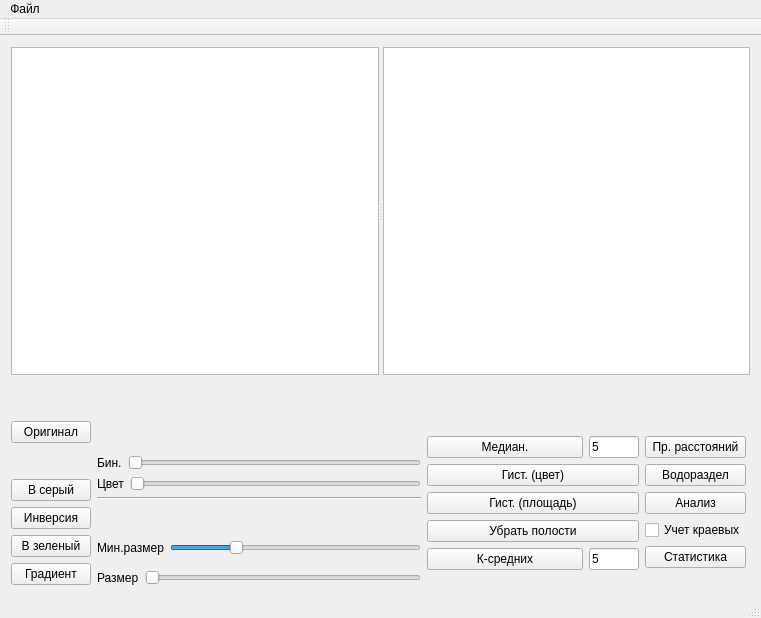
<?xml version="1.0" encoding="UTF-8"?>
<ui version="4.0">
 <class>MainWindow</class>
 <widget class="QMainWindow" name="MainWindow">
  <property name="geometry">
   <rect>
    <x>0</x>
    <y>0</y>
    <width>761</width>
    <height>618</height>
   </rect>
  </property>
  <property name="sizePolicy">
   <sizepolicy hsizetype="Expanding" vsizetype="Expanding">
    <horstretch>1</horstretch>
    <verstretch>1</verstretch>
   </sizepolicy>
  </property>
  <property name="windowTitle">
   <string>MainWindow</string>
  </property>
  <widget class="QWidget" name="centralWidget">
   <layout class="QVBoxLayout" name="verticalLayout_8">
    <item>
     <layout class="QVBoxLayout" name="verticalLayout_7">
      <item>
       <widget class="QSplitter" name="splitter">
        <property name="orientation">
         <enum>Qt::Horizontal</enum>
        </property>
        <widget class="QGraphicsView" name="srcGrView">
         <property name="enabled">
          <bool>true</bool>
         </property>
         <property name="sizePolicy">
          <sizepolicy hsizetype="Expanding" vsizetype="Expanding">
           <horstretch>1</horstretch>
           <verstretch>1</verstretch>
          </sizepolicy>
         </property>
         <property name="maximumSize">
          <size>
           <width>1600</width>
           <height>900</height>
          </size>
         </property>
         <property name="verticalScrollBarPolicy">
          <enum>Qt::ScrollBarAlwaysOff</enum>
         </property>
         <property name="horizontalScrollBarPolicy">
          <enum>Qt::ScrollBarAlwaysOff</enum>
         </property>
         <property name="sizeAdjustPolicy">
          <enum>QAbstractScrollArea::AdjustToContents</enum>
         </property>
         <property name="interactive">
          <bool>true</bool>
         </property>
         <property name="alignment">
          <set>Qt::AlignCenter</set>
         </property>
         <property name="dragMode">
          <enum>QGraphicsView::NoDrag</enum>
         </property>
         <property name="transformationAnchor">
          <enum>QGraphicsView::AnchorViewCenter</enum>
         </property>
         <property name="resizeAnchor">
          <enum>QGraphicsView::AnchorViewCenter</enum>
         </property>
        </widget>
        <widget class="QGraphicsView" name="dstGrView">
         <property name="sizePolicy">
          <sizepolicy hsizetype="Expanding" vsizetype="Expanding">
           <horstretch>1</horstretch>
           <verstretch>1</verstretch>
          </sizepolicy>
         </property>
         <property name="maximumSize">
          <size>
           <width>1600</width>
           <height>900</height>
          </size>
         </property>
         <property name="baseSize">
          <size>
           <width>0</width>
           <height>0</height>
          </size>
         </property>
         <property name="verticalScrollBarPolicy">
          <enum>Qt::ScrollBarAlwaysOff</enum>
         </property>
         <property name="horizontalScrollBarPolicy">
          <enum>Qt::ScrollBarAlwaysOff</enum>
         </property>
         <property name="sizeAdjustPolicy">
          <enum>QAbstractScrollArea::AdjustToContents</enum>
         </property>
        </widget>
       </widget>
      </item>
     </layout>
    </item>
    <item>
     <spacer name="verticalSpacer_3">
      <property name="orientation">
       <enum>Qt::Vertical</enum>
      </property>
      <property name="sizeType">
       <enum>QSizePolicy::Preferred</enum>
      </property>
      <property name="sizeHint" stdset="0">
       <size>
        <width>20</width>
        <height>40</height>
       </size>
      </property>
     </spacer>
    </item>
    <item>
     <layout class="QGridLayout" name="gridLayout_3">
      <property name="sizeConstraint">
       <enum>QLayout::SetNoConstraint</enum>
      </property>
      <item row="0" column="0">
       <layout class="QVBoxLayout" name="verticalLayout_6">
        <item>
         <widget class="QPushButton" name="pushButton_5">
          <property name="text">
           <string>Оригинал</string>
          </property>
         </widget>
        </item>
        <item>
         <spacer name="verticalSpacer">
          <property name="orientation">
           <enum>Qt::Vertical</enum>
          </property>
          <property name="sizeType">
           <enum>QSizePolicy::Fixed</enum>
          </property>
          <property name="sizeHint" stdset="0">
           <size>
            <width>20</width>
            <height>30</height>
           </size>
          </property>
         </spacer>
        </item>
        <item>
         <widget class="QPushButton" name="pushButton_4">
          <property name="text">
           <string>В серый</string>
          </property>
         </widget>
        </item>
        <item>
         <widget class="QPushButton" name="pushButton_11">
          <property name="text">
           <string>Инверсия</string>
          </property>
         </widget>
        </item>
        <item>
         <widget class="QPushButton" name="pushButton_6">
          <property name="text">
           <string>В зеленый</string>
          </property>
         </widget>
        </item>
        <item>
         <widget class="QPushButton" name="pushButton_7">
          <property name="text">
           <string>Градиент</string>
          </property>
         </widget>
        </item>
       </layout>
      </item>
      <item row="0" column="1">
       <layout class="QVBoxLayout" name="verticalLayout" stretch="0,0,0,0,0,0,0">
        <item>
         <widget class="QLabel" name="label_3">
          <property name="sizePolicy">
           <sizepolicy hsizetype="Expanding" vsizetype="Preferred">
            <horstretch>1</horstretch>
            <verstretch>0</verstretch>
           </sizepolicy>
          </property>
          <property name="maximumSize">
           <size>
            <width>16777215</width>
            <height>100</height>
           </size>
          </property>
          <property name="text">
           <string/>
          </property>
         </widget>
        </item>
        <item>
         <layout class="QHBoxLayout" name="horizontalLayout_2">
          <property name="topMargin">
           <number>0</number>
          </property>
          <item>
           <widget class="QLabel" name="label_2">
            <property name="baseSize">
             <size>
              <width>0</width>
              <height>0</height>
             </size>
            </property>
            <property name="text">
             <string>Бин.</string>
            </property>
           </widget>
          </item>
          <item>
           <widget class="QSlider" name="horizontalSlider_2">
            <property name="maximum">
             <number>255</number>
            </property>
            <property name="pageStep">
             <number>1</number>
            </property>
            <property name="orientation">
             <enum>Qt::Horizontal</enum>
            </property>
           </widget>
          </item>
         </layout>
        </item>
        <item>
         <layout class="QHBoxLayout" name="horizontalLayout_3">
          <property name="topMargin">
           <number>0</number>
          </property>
          <item>
           <widget class="QLabel" name="label">
            <property name="text">
             <string>Цвет</string>
            </property>
           </widget>
          </item>
          <item>
           <widget class="QSlider" name="horizontalSlider">
            <property name="maximum">
             <number>255</number>
            </property>
            <property name="pageStep">
             <number>1</number>
            </property>
            <property name="orientation">
             <enum>Qt::Horizontal</enum>
            </property>
           </widget>
          </item>
         </layout>
        </item>
        <item>
         <widget class="Line" name="line">
          <property name="orientation">
           <enum>Qt::Horizontal</enum>
          </property>
         </widget>
        </item>
        <item>
         <widget class="QLabel" name="label_5">
          <property name="maximumSize">
           <size>
            <width>16777215</width>
            <height>100</height>
           </size>
          </property>
          <property name="text">
           <string/>
          </property>
         </widget>
        </item>
        <item>
         <layout class="QHBoxLayout" name="horizontalLayout_5">
          <item>
           <widget class="QLabel" name="label_6">
            <property name="text">
             <string>Мин.размер</string>
            </property>
           </widget>
          </item>
          <item>
           <widget class="QSlider" name="horizontalSlider_4">
            <property name="maximum">
             <number>10000</number>
            </property>
            <property name="value">
             <number>2500</number>
            </property>
            <property name="orientation">
             <enum>Qt::Horizontal</enum>
            </property>
           </widget>
          </item>
         </layout>
        </item>
        <item>
         <layout class="QHBoxLayout" name="horizontalLayout_4">
          <property name="topMargin">
           <number>9</number>
          </property>
          <item>
           <widget class="QLabel" name="label_4">
            <property name="text">
             <string>Размер</string>
            </property>
           </widget>
          </item>
          <item>
           <widget class="QSlider" name="horizontalSlider_3">
            <property name="maximum">
             <number>30000</number>
            </property>
            <property name="orientation">
             <enum>Qt::Horizontal</enum>
            </property>
           </widget>
          </item>
         </layout>
        </item>
       </layout>
      </item>
      <item row="0" column="2">
       <layout class="QVBoxLayout" name="verticalLayout_5" stretch="0">
        <item>
         <layout class="QVBoxLayout" name="verticalLayout_4">
          <item>
           <layout class="QHBoxLayout" name="horizontalLayout">
            <item>
             <layout class="QVBoxLayout" name="verticalLayout_3"/>
            </item>
            <item>
             <layout class="QVBoxLayout" name="verticalLayout_2">
              <item>
               <layout class="QHBoxLayout" name="horizontalLayout_6">
                <property name="topMargin">
                 <number>0</number>
                </property>
                <item>
                 <widget class="QPushButton" name="pushButton_2">
                  <property name="text">
                   <string>Медиан.</string>
                  </property>
                 </widget>
                </item>
                <item>
                 <widget class="QLineEdit" name="lineEdit_2">
                  <property name="maximumSize">
                   <size>
                    <width>50</width>
                    <height>16777215</height>
                   </size>
                  </property>
                  <property name="text">
                   <string>5</string>
                  </property>
                 </widget>
                </item>
               </layout>
              </item>
              <item>
               <widget class="QPushButton" name="pushButton_3">
                <property name="text">
                 <string>Гист. (цвет)</string>
                </property>
               </widget>
              </item>
              <item>
               <widget class="QPushButton" name="pushButton_13">
                <property name="text">
                 <string>Гист. (площадь)</string>
                </property>
               </widget>
              </item>
              <item>
               <widget class="QPushButton" name="pushButton_8">
                <property name="text">
                 <string>Убрать полости</string>
                </property>
               </widget>
              </item>
              <item>
               <layout class="QHBoxLayout" name="horizontalLayout_7">
                <property name="topMargin">
                 <number>0</number>
                </property>
                <item>
                 <widget class="QPushButton" name="pushButton_9">
                  <property name="text">
                   <string>К-средних</string>
                  </property>
                 </widget>
                </item>
                <item>
                 <widget class="QLineEdit" name="lineEdit">
                  <property name="maximumSize">
                   <size>
                    <width>50</width>
                    <height>16777215</height>
                   </size>
                  </property>
                  <property name="text">
                   <string>5</string>
                  </property>
                 </widget>
                </item>
               </layout>
              </item>
             </layout>
            </item>
            <item>
             <layout class="QVBoxLayout" name="verticalLayout_10">
              <property name="rightMargin">
               <number>4</number>
              </property>
              <item>
               <widget class="QPushButton" name="pushButton_10">
                <property name="text">
                 <string>Пр. расстояний</string>
                </property>
               </widget>
              </item>
              <item>
               <widget class="QPushButton" name="pushButton">
                <property name="text">
                 <string>Водораздел</string>
                </property>
               </widget>
              </item>
              <item>
               <widget class="QPushButton" name="pushButton_14">
                <property name="text">
                 <string>Анализ</string>
                </property>
               </widget>
              </item>
              <item>
               <widget class="QCheckBox" name="checkBox_2">
                <property name="text">
                 <string>Учет краевых</string>
                </property>
               </widget>
              </item>
              <item>
               <widget class="QPushButton" name="pushButton_12">
                <property name="text">
                 <string>Статистика</string>
                </property>
               </widget>
              </item>
             </layout>
            </item>
            <item>
             <layout class="QVBoxLayout" name="verticalLayout_9"/>
            </item>
           </layout>
          </item>
         </layout>
        </item>
       </layout>
      </item>
     </layout>
    </item>
   </layout>
  </widget>
  <widget class="QMenuBar" name="menuBar">
   <property name="geometry">
    <rect>
     <x>0</x>
     <y>0</y>
     <width>761</width>
     <height>25</height>
    </rect>
   </property>
   <widget class="QMenu" name="menu">
    <property name="title">
     <string>Файл</string>
    </property>
    <addaction name="action"/>
   </widget>
   <addaction name="menu"/>
  </widget>
  <widget class="QToolBar" name="mainToolBar">
   <attribute name="toolBarArea">
    <enum>TopToolBarArea</enum>
   </attribute>
   <attribute name="toolBarBreak">
    <bool>false</bool>
   </attribute>
  </widget>
  <widget class="QStatusBar" name="statusBar"/>
  <action name="action">
   <property name="text">
    <string>открыть</string>
   </property>
  </action>
 </widget>
 <layoutdefault spacing="6" margin="11"/>
 <resources/>
 <connections/>
</ui>
